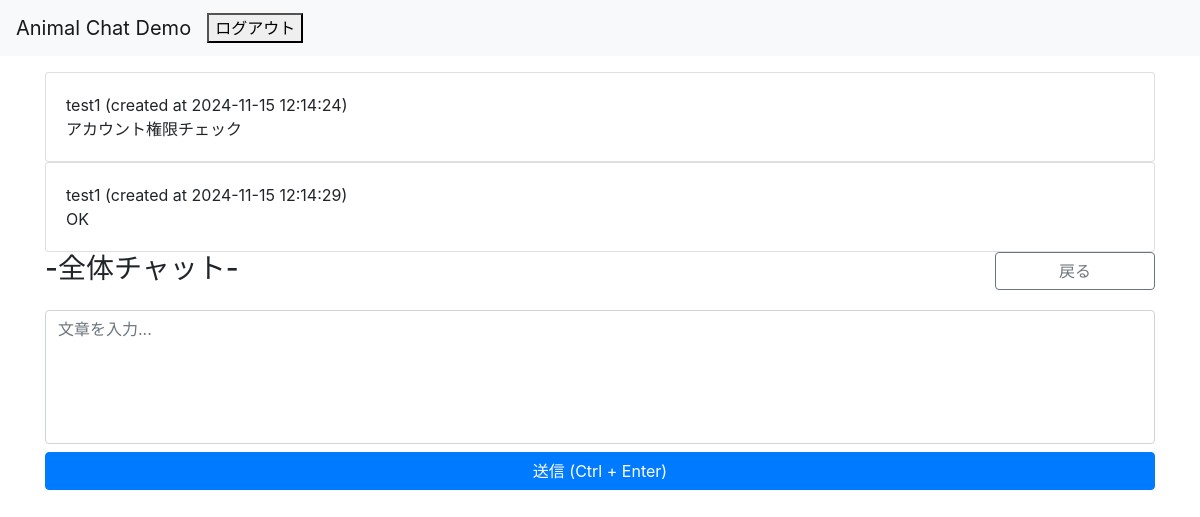
Screenshot of /chat/enter/room/8 (signed in) with the database file from the repository.
### chat/models.py (models this page shows, shortened)
class Message(models.Model):
    room = models.ForeignKey(Room, on_delete=models.CASCADE, related_name='messages')
    owner = models.ForeignKey(User, on_delete=models.CASCADE, related_name='messages')
    content = models.TextField(gettext_lazy('Content'))
    created_at = models.DateTimeField(gettext_lazy('Created time'), default=timezone.now)
    objects = MessageManager()

class Room(models.Model):
    host = models.ForeignKey(User, on_delete=models.CASCADE)
    name = models.CharField(gettext_lazy('ルーム名'), max_length=64)
    description = models.TextField(gettext_lazy('説明文'), max_length=128)
    participants = models.ManyToManyField(User, related_name='rooms', verbose_name=gettext_lazy('参加者を選択'), blank=True)
    created_at = models.DateTimeField(gettext_lazy('Created time'), default=timezone.now)
    objects = RoomQueryset.as_manager()
    def __str__(self):
        return self.__unicode__()
    def __unicode__(self):
        return self.name
    def is_assigned(self, user=None):
        try:
            _ = self.participants.all().get(pk=user.pk)
            print(self.participants.all().get(pk=user.pk))
            return True
        except User.DoesNotExist:
            print(user)
            return self.host == user
        except Exception:
            print("false")
            return False

### accounts/models.py (models this page shows)
class User(AbstractBaseUser, PermissionsMixin):
    screen_name = models.CharField(
        gettext_lazy('アカウント名'),
        max_length=128,
        default='',
        blank=True,
        help_text=gettext_lazy('128文字以内で入力してください'),
    )
    email = models.EmailField(gettext_lazy('メールアドレス'), unique=True)
    is_staff = models.BooleanField(
        gettext_lazy('staff status'),
        default=False,
        help_text=gettext_lazy('Designates whether the user can log into this admin site.'),
    )
    is_active = models.BooleanField(
        gettext_lazy('active'),
        default=True,
        help_text=gettext_lazy(
            'Designates whether this user should be treated as active. Unselect this instead of deleting accounts.'
        ),
    )
    date_joined = models.DateTimeField(gettext_lazy('date joined'), default=timezone.now)
    objects = CustomUserManager()
    points = models.IntegerField(
        default=0,
        blank=True,
        null=True,
    )
    USERNAME_FIELD = 'email'
    REQUIRED_FIELDS = []
    class Meta:
        verbose_name = gettext_lazy('user')
        verbose_name_plural = gettext_lazy('users')
    def __str__(self):
        return self.__unicode__()
    def __unicode__(self):
        return self.screen_name or self.email

### chat/views.py (the view)
# urls.py: path('enter/room/<int:pk>', views.EnterRoom.as_view(), name='enter_room'),
class EnterRoom(LoginRequiredMixin, OnlyAssignedUserMixin, DetailView):
    model = models.Room
    template_name = 'chat/chat_room.html'
    context_object_name = 'room'

### chat/models.py (called while the page is built)
    def ordering(self, order='created_at'):
        return self.get_queryset().order_by(order)

### chat/views.py (called while the page is built)
    def test_func(self):
        room = self.get_object()
        return room.is_assigned(self.request.user)

### templates/chat/chat_room.html (shortened to what this page needs)
{% extends 'base.html' %}
{% load humanize %}
{% block content %}
<div class="row justify-content-center mt-3">
    <div class="col-12">
        <div id="chat-log">
            {% for message in room.messages.ordering %}
            <div class="card">
                <div class="card-body">
                    <div class="row">
                        <div class="col-12">
                            <span class="card-username">{{ message.owner|stringformat:"s" }}</span>
                            <time class="card-datetime" datetime="{{ message.created_at|date:'Y-m-d' }}">(created at {{ message.created_at|date:'Y-m-d H:i:s' }})</time>
                        </div>
                    </div>
                    <div class="row">
                        <div class="col-12 card-content">
                            {{ message.content|linebreaksbr }}
                        </div>
                    </div>
                </div>
            </div>
            {% endfor %}
        </div>
    </div>
</div>
<div class="row justify-content-center">
    <div class="col-12">
        <div class="row">
            <div class="col-12 col-md-10">
                <h3 class="h3">-{{ room|stringformat:"s" }}-</h3>
            </div>
            <div class="col-12 col-md-2">
                <a href="{% url 'chat:index' %}" class="btn btn-outline-secondary btn-block">戻る</a>
            </div>
        </div>
        <div class="row mt-3">
            <div class="col-12">
                <textarea placeholder="文章を入力..." id="chat-message-input" rows="5" class="form-control" style="resize: none;"></textarea>
            </div>
        </div>
        <div class="row mt-2">
            <div class="col-12">
                <button type="submit" id="submit-chat-message" class="btn btn-primary btn-block">送信 (Ctrl + Enter)</button>
            </div>
        </div>
    </div>
</div>
{% endblock %}

### rows the page displays
Message: owner "test1", created_at "2024-11-15 12:14:24", content "アカウント権限チェック"
Message: owner "test1", created_at "2024-11-15 12:14:29", content "OK"
Room: name "全体チャット"
